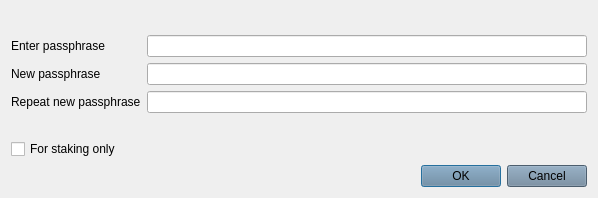
<?xml version="1.0" encoding="UTF-8"?>
<ui version="4.0">
 <class>AskPassphraseDialog</class>
 <widget class="QDialog" name="AskPassphraseDialog">
  <property name="geometry">
   <rect>
    <x>0</x>
    <y>0</y>
    <width>598</width>
    <height>198</height>
   </rect>
  </property>
  <property name="sizePolicy">
   <sizepolicy hsizetype="Preferred" vsizetype="Minimum">
    <horstretch>0</horstretch>
    <verstretch>0</verstretch>
   </sizepolicy>
  </property>
  <property name="minimumSize">
   <size>
    <width>550</width>
    <height>0</height>
   </size>
  </property>
  <property name="windowTitle">
   <string>Passphrase Dialog</string>
  </property>
  <property name="styleSheet">
   <string notr="true">background-image: url(:/images/bkg);</string>
  </property>
  <layout class="QVBoxLayout" name="verticalLayout">
   <item>
    <widget class="QLabel" name="warningLabel">
     <property name="styleSheet">
      <string notr="true">background-image: url(:/images/bgbfree);</string>
     </property>
     <property name="textFormat">
      <enum>Qt::RichText</enum>
     </property>
     <property name="wordWrap">
      <bool>true</bool>
     </property>
    </widget>
   </item>
   <item>
    <layout class="QFormLayout" name="formLayout">
     <property name="fieldGrowthPolicy">
      <enum>QFormLayout::AllNonFixedFieldsGrow</enum>
     </property>
     <item row="0" column="0">
      <widget class="QLabel" name="passLabel1">
       <property name="styleSheet">
        <string notr="true">background-image: url(:/images/bgbfree);</string>
       </property>
       <property name="text">
        <string>Enter passphrase</string>
       </property>
      </widget>
     </item>
     <item row="0" column="1">
      <widget class="QLineEdit" name="passEdit1">
       <property name="styleSheet">
        <string notr="true">background-image: url(:/images/gr);</string>
       </property>
       <property name="echoMode">
        <enum>QLineEdit::Password</enum>
       </property>
      </widget>
     </item>
     <item row="1" column="0">
      <widget class="QLabel" name="passLabel2">
       <property name="styleSheet">
        <string notr="true">background-image: url(:/images/bgbfree);</string>
       </property>
       <property name="text">
        <string>New passphrase</string>
       </property>
      </widget>
     </item>
     <item row="1" column="1">
      <widget class="QLineEdit" name="passEdit2">
       <property name="styleSheet">
        <string notr="true">background-image: url(:/images/gr);</string>
       </property>
       <property name="echoMode">
        <enum>QLineEdit::Password</enum>
       </property>
      </widget>
     </item>
     <item row="2" column="0">
      <widget class="QLabel" name="passLabel3">
       <property name="styleSheet">
        <string notr="true">background-image: url(:/images/bgbfree);</string>
       </property>
       <property name="text">
        <string>Repeat new passphrase</string>
       </property>
      </widget>
     </item>
     <item row="2" column="1">
      <widget class="QLineEdit" name="passEdit3">
       <property name="styleSheet">
        <string notr="true">background-image: url(:/images/gr);</string>
       </property>
       <property name="echoMode">
        <enum>QLineEdit::Password</enum>
       </property>
      </widget>
     </item>
     <item row="3" column="1">
      <widget class="QLabel" name="capsLabel">
       <property name="font">
        <font>
         <weight>75</weight>
         <bold>true</bold>
        </font>
       </property>
       <property name="styleSheet">
        <string notr="true">background-image: url(:/images/bgbfree);</string>
       </property>
       <property name="text">
        <string/>
       </property>
       <property name="alignment">
        <set>Qt::AlignCenter</set>
       </property>
      </widget>
     </item>
     <item row="4" column="0">
      <widget class="QCheckBox" name="stakingCheckBox">
       <property name="enabled">
        <bool>true</bool>
       </property>
       <property name="visible">
        <bool>false</bool>
       </property>
       <property name="toolTip">
        <string>Serves to disable the trivial sendmoney when OS account compromised. Provides no real security.</string>
       </property>
       <property name="text">
        <string>For staking only</string>
       </property>
      </widget>
     </item>
    </layout>
   </item>
   <item>
    <widget class="QDialogButtonBox" name="buttonBox">
     <property name="styleSheet">
      <string notr="true">background-color: rgb(106, 131, 154);background-image: url(:/images/bgbfree);</string>
     </property>
     <property name="orientation">
      <enum>Qt::Horizontal</enum>
     </property>
     <property name="standardButtons">
      <set>QDialogButtonBox::Cancel|QDialogButtonBox::Ok</set>
     </property>
    </widget>
   </item>
  </layout>
 </widget>
 <resources/>
 <connections>
  <connection>
   <sender>buttonBox</sender>
   <signal>accepted()</signal>
   <receiver>AskPassphraseDialog</receiver>
   <slot>accept()</slot>
   <hints>
    <hint type="sourcelabel">
     <x>248</x>
     <y>254</y>
    </hint>
    <hint type="destinationlabel">
     <x>157</x>
     <y>274</y>
    </hint>
   </hints>
  </connection>
  <connection>
   <sender>buttonBox</sender>
   <signal>rejected()</signal>
   <receiver>AskPassphraseDialog</receiver>
   <slot>reject()</slot>
   <hints>
    <hint type="sourcelabel">
     <x>316</x>
     <y>260</y>
    </hint>
    <hint type="destinationlabel">
     <x>286</x>
     <y>274</y>
    </hint>
   </hints>
  </connection>
 </connections>
</ui>
